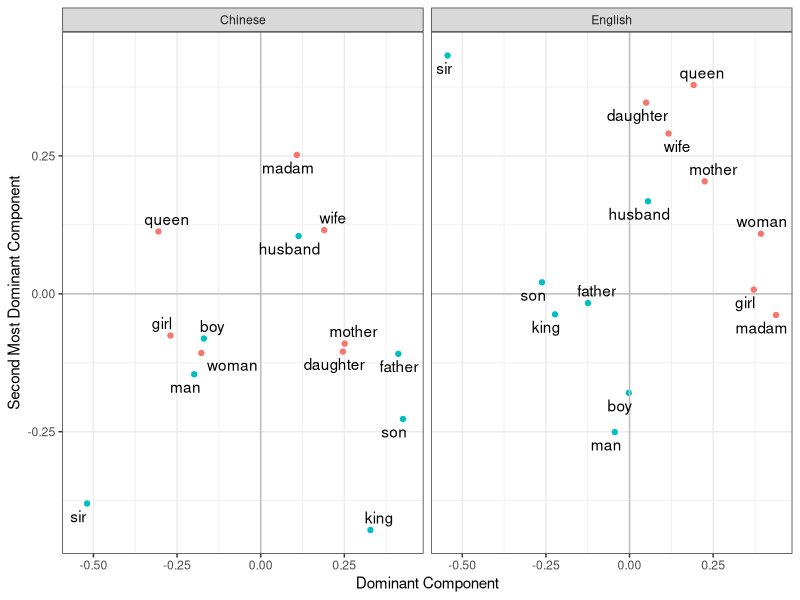

Write R code to recreate this figure.
library(tidyverse)
library(ggplot2)
library(ggrepel)

professions <- c("nurse", "teacher","writer","engineer", "scientist", "manager","driver", "banker", "musician", "artist", "chef", "filmmaker","judge",
                 "comedian", "inventor", "worker", "soldier", "journalist", "student", "athlete", "actor", "governor", "farmer", "person", "lawyer", 
                 "adventurer", "aide", "ambassador","analyst", "astronaut", "astronomer","biologist")
defining_set <- c("woman", "man", "daughter", "son", "mother", "father", "girl", "boy", "queen",
                  "king", "wife", "husband", "madam", "sir")

male <- c(FALSE, TRUE, FALSE, TRUE, FALSE, TRUE, FALSE, TRUE, FALSE, TRUE, FALSE, TRUE, FALSE, TRUE )

PCA_0_Professions <- c(
  0.05528912844,
  0.1523658308,
  0.02067633042,
  0.05529331082,
  0.1273388406,
  -0.05736198447,
  0.06471906746,
  0.1197431538,
  0.1173434641,
  0.1493684765,
  0.03777392656,
  0.2610610823,
  0.1020473033,
  0.07467208532,
  0.193105641,
  0.03033220483,
  0.1309692781,
  0.04408764908,
  0.1627991687,
  0.01112203698,
  0.2538277456,
  0.1907374712
)

PCA_1_Professions <- c(
  -0.293937017,
  -0.1330812678,
  -0.04671568244,
  -0.2058383421,
  -0.2742408337,
  -0.1973468572,
  -0.2374410216,
  -0.1788131862,
  -0.2620061859,
  -0.2380629497,
  -0.2294814503,
  -0.2262132406,
  -0.331283839,
  -0.03901860487,
  -0.2228431401,
  -0.3187676672,
  0.03031387333,
  -0.05339799636,
  -0.1667537601,
  -0.2235695043,
  -0.2011092588,
  -0.03720452575
)

PCA_0_def_CH <- c(
  -0.1775168445,
  -0.1987665366,
  0.2457352014,
  0.4251781014,
  0.2510986867,
  0.4114486879,
  -0.2697166835,
  -0.1698664731,
  -0.3057220659,
  0.3280819983,
  0.1898208639,
  0.1132699196,
  0.1079769493,
  -0.519040602
)

PCA_1_def_CH <- c(
  -0.1071820081,
  -0.145785364,
  -0.1047450205,
  -0.2268722679,
  -0.09025756756,
  -0.1086855443,
  -0.07554149737,
  -0.08096232675,
  0.1130676467,
  -0.4281297325,
  0.115581118,
  0.1047669621,
  0.2518643431,
  -0.3800878729
)

PCA_0_def_EN <- c(
  0.3924927844,
  -0.04411962919,
  0.04952435072,
  -0.2618651499,
  0.224662506,
  -0.1242408018,
  0.3712831473,
  -0.002329233498,
  0.1916616422,
  -0.2228449412,
  0.1164351189,
  0.05503665652,
  0.437653361,
  -0.5440336289
)

PCA_1_def_EN <- c(
  0.1090313256,
  -0.2506025834,
  0.3467324379,
  0.02096122029,
  0.203947749,
  -0.01672562375,
  0.007672721334,
  -0.1795319292,
  0.3786182371,
  -0.03719771606,
  0.2907017471,
  0.1678138361,
  -0.03833089531,
  0.4321018856
)

#Chinese
df1 <- tibble(
  words = defining_set,
  PCA_0 = PCA_0_def_CH,
  PCA_1 = PCA_1_def_CH,
  gender_male = male,
  language = rep("Chinese", length.out = 14)
)

#English
df2 <- tibble(
  words = defining_set,
  PCA_0 = PCA_0_def_EN,
  PCA_1 = PCA_1_def_EN,
  gender_male = male,
  language = rep("English", length.out = 14)
)

#Combine data frames
df <- bind_rows(df1, df2)

p <- ggplot(df) +
      geom_point(aes(x = PCA_0, y = PCA_1, colour =gender_male)) + 
      geom_vline(xintercept = 0, colour = "gray") +
      geom_hline(yintercept = 0, colour = "gray") +
      geom_text_repel(aes(PCA_0, PCA_1, label = words)) +
      facet_wrap(~language) + 
      theme_bw() +
      labs(
        x = "Dominant Component",
        y = "Second Most Dominant Component"
      ) + 
      theme(
        legend.position = "none",
        plot.title = element_text(size = 12)
      )

ggsave("figure3.png",p, width = 6, height = 2.5)
